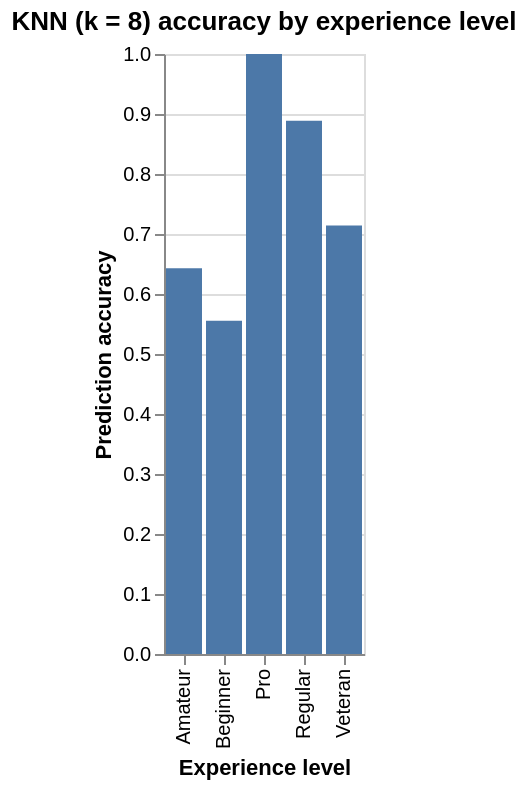

The notebook cell saved with this chart:
### Markdown cell above
Visualization of the accuracy toward different kinds of players

### Code cell
acc_plot = alt.Chart(acc_by_exp).mark_bar().encode(
    x=alt.X("experience:N", title="Experience level"),
    y=alt.Y("accuracy:Q", title="Prediction accuracy"),
    tooltip=[
        "experience",
        alt.Tooltip("accuracy:Q", title="Accuracy", format=".2f")
    ]
).properties(
    title="KNN (k = 8) accuracy by experience level"
)
acc_plot

### Figure 1 — Vega-Lite specification as saved in the notebook (floating-point values rounded to 4 significant figures)
{"config": {"view": {"continuousWidth": 300, "continuousHeight": 300}}, "data": {"name": "data-0a915a3f6b30bf947f71220181e5ea1b"}, "mark": {"type": "bar"}, "encoding": {"tooltip": [{"field": "experience", "type": "nominal"}, {"field": "accuracy", "format": ".2f", "title": "Accuracy", "type": "quantitative"}], "x": {"field": "experience", "title": "Experience level", "type": "nominal"}, "y": {"field": "accuracy", "title": "Prediction accuracy", "type": "quantitative"}}, "title": "KNN (k = 8) accuracy by experience level", "$schema": "https://vega.github.io/schema/vega-lite/v5.20.1.json", "datasets": {"data-0a915a3f6b30bf947f71220181e5ea1b": [{"experience": "Amateur", "accuracy": 0.6429}, {"experience": "Beginner", "accuracy": 0.5556}, {"experience": "Pro", "accuracy": 1.0}, {"experience": "Regular", "accuracy": 0.8889}, {"experience": "Veteran", "accuracy": 0.7143}]}}
